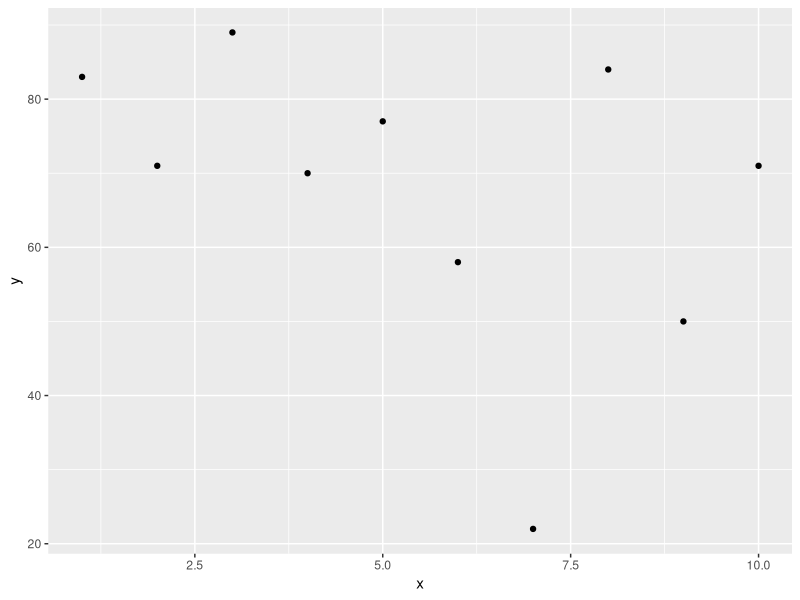
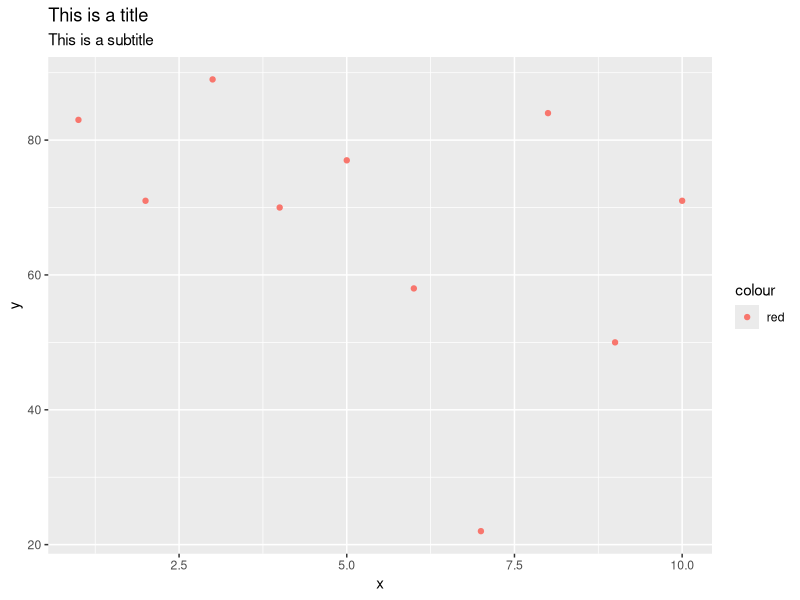
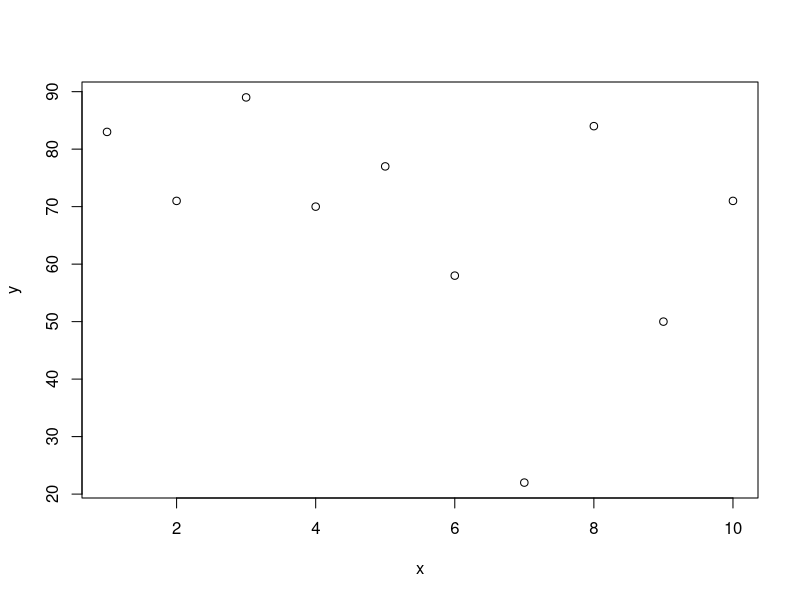

Recreate these plots in R, in order.
## ---- chunk 1
example.vector1 <- 1:10
mean(example.vector1)
## ---- chunk 2
# Examples of built in functions 
example.vector1 <- c(5,2,3,7,1,1,2,9,9)
# a function that calculates the mean
mean(example.vector1) 
# a function to index specific values
which(example.vector1==3)
## ---- chunk 3
# the syntax for declaring functions, note the {} after function()
log10_add <- function(input1,input2){   # all the inputs are specified within the ( )
  cat("This is a custom function \n")   
  cat("The inputs are = ",input1,input2,"\n")  # showing you the inputs 
  output <- log10(input1) + log10(input2)       # creating an output within the function
  cat("The output is = ",output,"\n")          # print the output
  return(output)                               # return specifies the output
}
# Now we can call our custom functions like this
log10_add(100,1000)
# Note that the variable output is not created in our workspace 
ls()
# in order to save the result of a function to a variable we have to assign it to a variable
test.output <- log10_add(100,1000)
test.output
## ---- chunk 4
# install.packages("ggplot2")
## ---- chunk 5
library(ggplot2)
require(ggplot2)
## ---- chunk 6
x <- seq(1,10)
y <- sample(1:100,10,replace=T)
ggplot(data.frame(x,y), aes(x,y)) + geom_point()
ggplot(data.frame(x,y), aes(x,y,color="red")) + geom_point() +labs(title="This is a title",subtitle="This is a subtitle")
plot(x,y)
## ---- chunk 7
N <- 3
for ( i in 1:N ){
    cat("Processing loop number = ",i,"\n")
}
## ---- chunk 8
for ( outer in 1:3 ){
    cat("Processing Outer Loop #", outer, "\n")
  for ( inner in 1:2 ){
      cat("Processing |_ Inner Loop #", inner, "\n")
    }
}
## ---- chunk 9
example.vector <- seq(1,25,by= 2)
# Loop over individual elements in example.vector
for( i in example.vector){
    if( i < 10 ){
        cat(i, "is smaller than 10 \n") 
    } else if ( 10 <= i & i <= 20){
        cat(i, "is in the interval [10,20] \n")
    } else {
        cat(i, "is larger than 20 \n")
    }
}
## ---- chunk 10
example.vector1
2 * example.vector1
1 + example.vector1
example.vector1 ^2
## ---- chunk 11
example.vector1 %*% example.vector1
## ---- chunk 12
example.matrix1 <- matrix(c(1,1,1,2,2,2), nrow = 2, ncol = 3, byrow= TRUE)
example.matrix1
2 * example.matrix1
example.matrix1 ^ 2
example.matrix1 - 1
## ---- chunk 13
# t() is transposing the matrix
example.matrix1 %*% t(example.matrix1)
# Note the dimensions 2 x 3 %*% 3 x 2  = 2 x 2 
## ---- chunk 14
# creating a diagonal matrix with the first input as values on the diagonal
diag(2,nrow = 3)
# calculating the inverse of a matrix
A <- matrix(c(2,-3,1,0.5),nrow = 2)
solve(A)
# we can check this by 
A %*% solve(A) # which results in an identity matrix 
## ---- chunk 15
numberDoubleFlips <- 1000
firstFlip <- rbinom(n = numberDoubleFlips, size = 1,prob = 0.5)
secondFlip <- rbinom(n = numberDoubleFlips, size = 1,prob = 0.5)
sum(firstFlip==1 & secondFlip==1)/numberDoubleFlips #tails
sum(secondFlip==0)/numberDoubleFlips #heads
